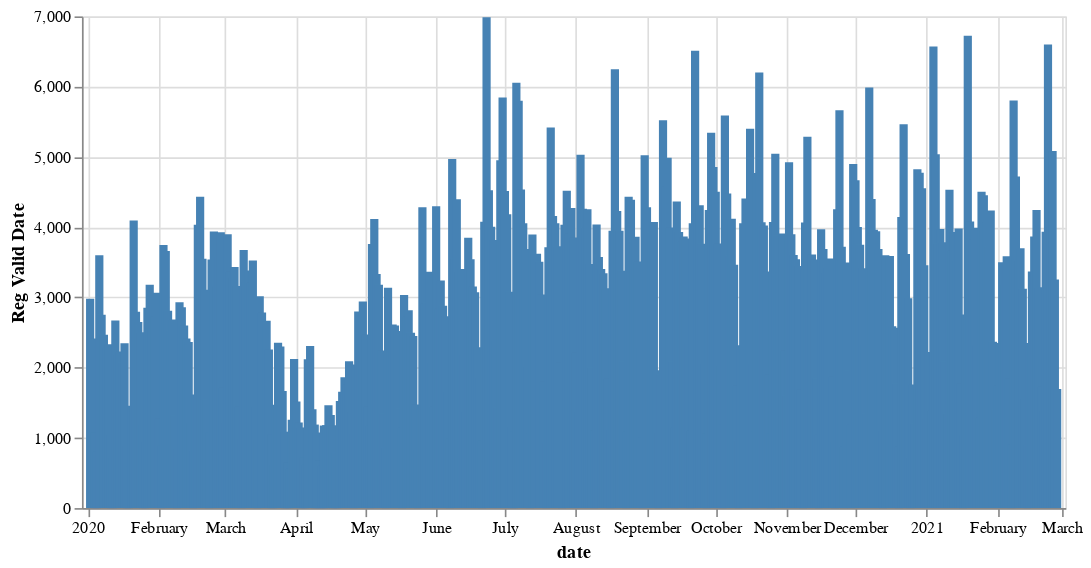

Notebook source saved alongside this figure:
### Code cell
source = reg_date_clipped

alt.Chart(source).mark_bar().encode(
    x='date',
    y='Reg Valid Date',
    # The highlight will be set on the result of a conditional statement
    color=alt.condition(
        alt.datum.year == 1810,  # If the year is 1810 this test returns True,
        alt.value('orange'),     # which sets the bar orange.
        alt.value('steelblue')   # And if it's not true it sets the bar steelblue.
    )
).properties(width=600)

### Figure 1 — Vega-Lite specification as saved in the notebook (floating-point values rounded to 4 significant figures; data arrays with more than 128 entries replaced by an {"elided": "..."} marker saying what was removed)
{"config": {"view": {"continuousWidth": 400, "continuousHeight": 300}}, "data": {"name": "data-63127393d6562c0af943bab57f7c050e"}, "mark": "bar", "encoding": {"color": {"condition": {"value": "orange", "test": "(datum.year === 1810)"}, "value": "steelblue"}, "x": {"type": "temporal", "field": "date"}, "y": {"type": "quantitative", "field": "Reg Valid Date"}}, "width": 600, "$schema": "https://vega.github.io/schema/vega-lite/v4.8.1.json", "datasets": {"data-63127393d6562c0af943bab57f7c050e": {"elided": "423 records"}}}
